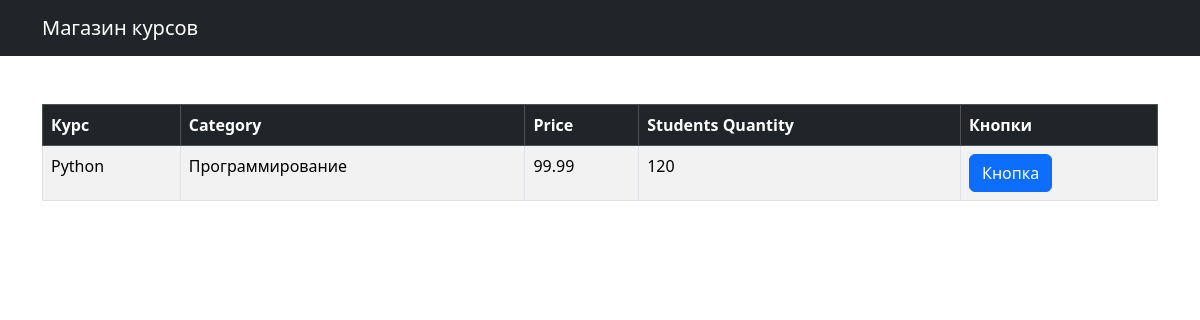
Page /shop/ on the earlier database version.
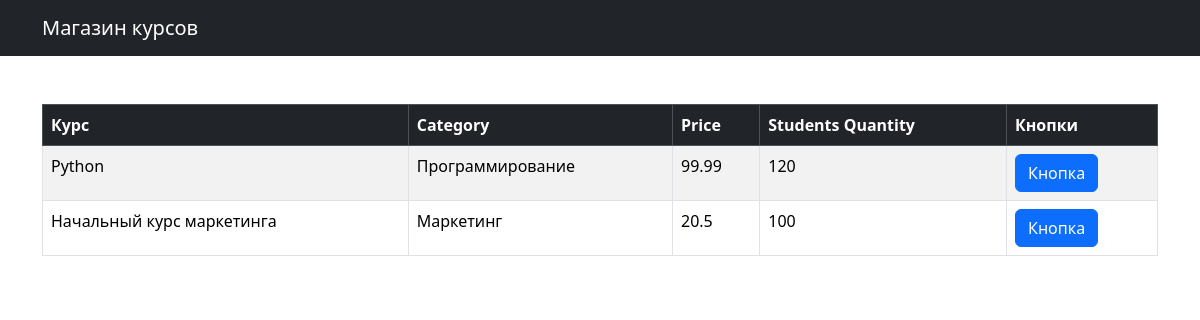
Same page on the later database version.
### shop/models.py (models this page shows, shortened)
class Course(models.Model):
    object = True
    objects = True
    title = models.CharField(max_length=300)
    price = models.FloatField() # цена = число с плавающей точкой
    students_qty = models.IntegerField() # количество студентов = целое число
    reviews_qty = models.IntegerField() # количество отзывов = целое число
    category = models.ForeignKey(Category, on_delete=models.CASCADE) # категория = ключ из другой таблицы (Категория,
    created_at = models.DateTimeField(default=timezone.now)

class Category(models.Model):
    title = models.CharField(max_length=255) # значение в виде строки с максимальной длинной строки 255
    created_at = models.DateTimeField(default=timezone.now) # дата автоматически генерируется с текущей датой
    def __str__(self):    # конвертация Category object (1) на сайте в название курса по удобочитаемо
        return self.title

### shop/views.py (the view)
# urls.py: path('', views.index, name='index'),
def index(request):
   courses = Course.objects.all()
   return render(request, 'courses.html', {'courses':courses})  # возвращаем результат вызова функции render

### shop/templates/courses.html (shortened to what this page needs)
{% extends 'base.html' %}
{% block content %}
<table class="table mt-5 table-bordered table-striped table-hover">
    <thead class="table-dark">
        <tr>
            <th>Курс</th>
            <th>Category</th>
            <th>Price</th>
            <th>Students Quantity</th>
            <th>Кнопки</th>
        </tr>
    </thead>
    <tbody>
        {% for course in courses %}
        <tr>
            <td>{{ course.title }}</td>
            <td>{{ course.category }}</td>
            <td>{{ course.price }}</td>
            <td>{{ course.students_qty }}</td>
            <td><button class="btn btn-primary">Кнопка</button></td>
        </tr>
        {% endfor %}
    </tbody>
</table>
{% endblock %}

### shop/templates/base.html (shortened to what this page needs)
<!DOCTYPE html>
<html lang="en">
<head>
    <link href="https://cdn.jsdelivr.net/npm/bootstrap@5.3.3/dist/css/bootstrap.min.css"
          rel="stylesheet"
          rossorigin="anonymous">
</head>
<body>
    <nav class="navbar navbar-dark bg-dark">
        <div class="container">
            <a href="" class="navbar-brand">Магазин курсов</a>
        </div>
    </nav>
    <main class="container">
        {% block content %}{% endblock %}
    </main>
</body>
</html>

Differences in the rows shown:
added Course: title "Начальный курс маркетинга", category "Маркетинг", price "20.5", students_qty "100"
